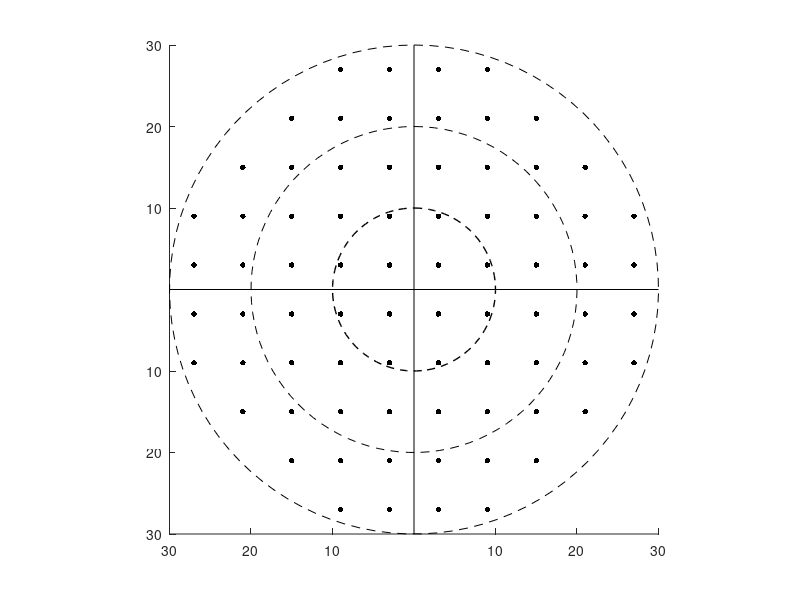
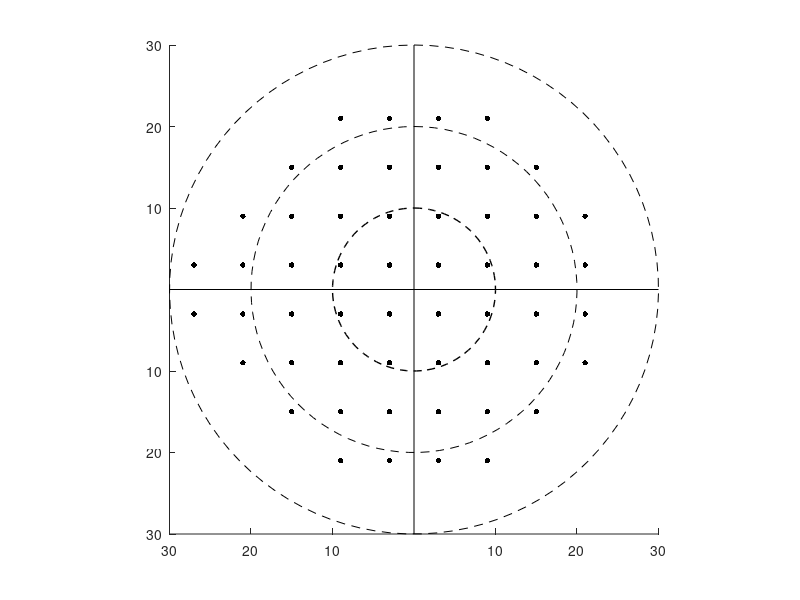
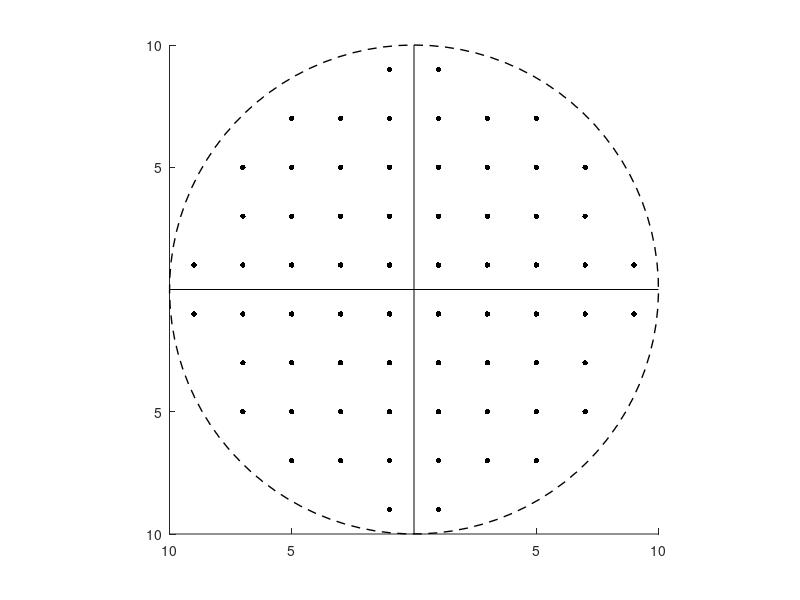
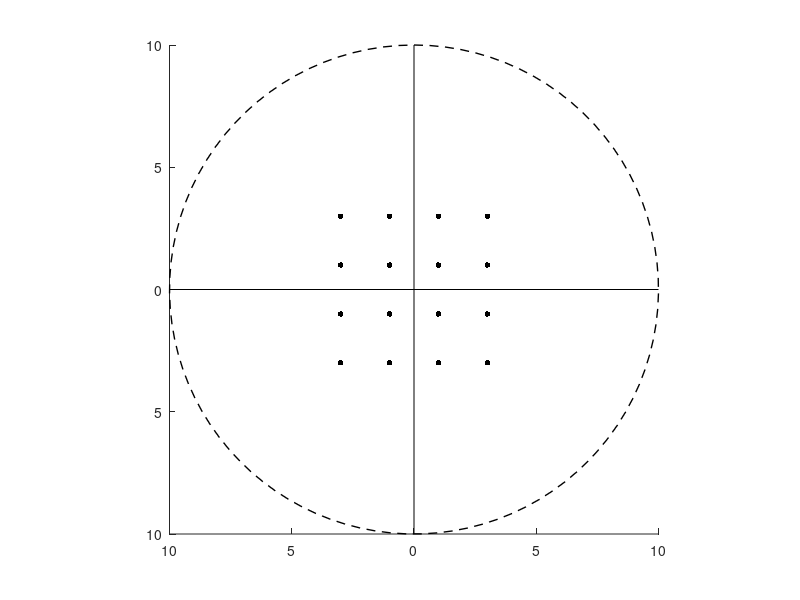

These figures' MATLAB source, in order:
function ThresholdTestPointPattern
%% 30-2
t = linspace(0,2*pi,100);

axes1 = axes('Parent',figure,'YTickLabel',{'30','20','10','10','20','30'},...
    'YTick',[-30 -20 -10  10 20 30],...
    'XTickLabel',{'30','20','10','10','20','30'},...
    'XTick',[-30 -20 -10  10 20 30],...
    'PlotBoxAspectRatio',[1 1 1]);
hold on;

cx = 0; cy = 0; % ??
r = [10,20,30];           % ??

% render Circles
h(1)=plot(r(1)*sin(t)+cx,r(1)*cos(t)+cy,'--k','LineWidth',1);
h(2)=plot(r(2)*sin(t)+cx,r(2)*cos(t)+cy,'--k');
h(3)=plot(r(3)*sin(t)+cx,r(3)*cos(t)+cy,'--k');

% Axis
h(4)= plot([0,0],[-30 30],'-k');
h(5)= plot([-30 30],[0,0],'-k');
% set(h(4),'LineWidth',2)
% set(h(5),'LineWidth',2)

%
X = -27:6:27;
Y = -27:6:27;
% add scatter 
for x = 1:length(X)
    switch x
        case {1,10}
            y =4:7;
        case {2,9}
            y =3:8;
        case {3,8}
            y =2:9;
        otherwise
            y = 1:10;
    end;
    
    
    for j = y
        scatter(X(x),Y(j),16,'k','filled')
    end;
end
axis square;
hold off;

%% 24-2
t = linspace(0,2*pi,100);

% Create axes
axes1 = axes('Parent',figure,'YTickLabel',{'30','20','10','10','20','30'},...
    'YTick',[-30 -20 -10  10 20 30],...
    'XTickLabel',{'30','20','10','10','20','30'},...
    'XTick',[-30 -20 -10  10 20 30],...
    'PlotBoxAspectRatio',[1 1 1]);
hold on;

cx = 0; cy = 0; % ??
r = [10,20,30];           % ??

% render Circles
h(1)=plot(r(1)*sin(t)+cx,r(1)*cos(t)+cy,'--k','LineWidth',1);
h(2)=plot(r(2)*sin(t)+cx,r(2)*cos(t)+cy,'--k');
h(3)=plot(r(3)*sin(t)+cx,r(3)*cos(t)+cy,'--k');

% Axis
h(4)= plot([0,0],[-30 30],'-k');
h(5)= plot([-30 30],[0,0],'-k');
% set(h(4),'LineWidth',2)
% set(h(5),'LineWidth',2)

X = -27:6:27;
Y = -27:6:27;
% add scatter 
for x = 1:9
    switch x
        case {1}
            y =5:6;
        case {2,9}
            y =4:7;
        case {3,8}
            y =3:8;
        otherwise
            y = 2:9;
    end;
    
    
    for j = y
        scatter(X(x),Y(j),16,'k','filled')
    end;
end
axis square;
hold off;

%% 10-2
t = linspace(0,2*pi,100);

% Create axes
axes1 = axes('Parent',figure,'YTickLabel',{'10','5','5','10'},...
    'YTick',[-10 -5  5 10],...
    'XTickLabel',{'10','5','5','10'},...
    'XTick',[-10 -5  5 10],...
    'PlotBoxAspectRatio',[1 1 1]);
hold on;

cx = 0; cy = 0; % ??
r = [10];           % ??

% render Circles
h(1)=plot(r(1)*sin(t)+cx,r(1)*cos(t)+cy,'--k','LineWidth',1);
% h(2)=plot(r(2)*sin(t)+cx,r(2)*cos(t)+cy,'--k');
% h(3)=plot(r(3)*sin(t)+cx,r(3)*cos(t)+cy,'--k');

% Axis
h(4)= plot([0,0],[-10 10],'-k');
h(5)= plot([-10 10],[0,0],'-k');
% set(h(4),'LineWidth',2)
% set(h(5),'LineWidth',2)

%

% add scatter 
X = -9:2:9;
Y = -9:2:9;
for x = 1:length(X)
    switch x
        case {1,10}
            y =5:6;
        case {2,9}
            y =3:8;
        case {3,4,7,8}
            y =2:9;
        otherwise
            y = 1:10;
    end;
    
    
    for j = y
        scatter(X(x),Y(j),16,'k','filled')
    end;
end
axis square;
hold off;
%% macular mode
t = linspace(0,2*pi,100);

% Create axes
axes1 = axes('Parent',figure,'YTickLabel',{'10','5','0','5','10'},...
    'YTick',[-10 -5 0 5 10],...
    'XTickLabel',{'10','5','0','5','10'},...
    'XTick',[-10 -5 0 5 10],...
    'PlotBoxAspectRatio',[1 1 1]);
hold on;

cx = 0; cy = 0; % ??
r = [10];           % ??

% render Circles
h(1)=plot(r(1)*sin(t)+cx,r(1)*cos(t)+cy,'--k','LineWidth',1);
% h(2)=plot(r(2)*sin(t)+cx,r(2)*cos(t)+cy,'--k');
% h(3)=plot(r(3)*sin(t)+cx,r(3)*cos(t)+cy,'--k');

% Axis
h(4)= plot([0,0],[-10 10],'-k');
h(5)= plot([-10 10],[0,0],'-k');
% set(h(4),'LineWidth',2)
% set(h(5),'LineWidth',2)

%

% add scatter 
X = -9:2:9;
Y = -9:2:9;
for x = 4:7
   y =4:7;
    for j = y
        scatter(X(x),Y(j),16,'k','filled')
    end;
end
axis square;
hold off;

%% 60-4
t = linspace(0,2*pi,100);

axes1 = axes('Parent',figure,'YTickLabel',{'60','50','40','30','30','40','50','60'},...
    'YTick',[-60 -50 -40 -30  30 40 50 60],...
    'XTickLabel',{'60','50','40','30','30','40','50','60'},...
    'XTick',[-60 -50 -40 -30 30 40 50 60],...
    'PlotBoxAspectRatio',[1 1 1]);
hold on;

cx = 0; cy = 0; % ??
r = [30,40,50,60];           % ??

% render Circles
h(1)=plot(r(1)*sin(t)+cx,r(1)*cos(t)+cy,'--k','LineWidth',1);
h(2)=plot(r(2)*sin(t)+cx,r(2)*cos(t)+cy,'--k');
h(3)=plot(r(3)*sin(t)+cx,r(3)*cos(t)+cy,'--k');
h(4)=plot(r(4)*sin(t)+cx,r(4)*cos(t)+cy,'--k');

% Axis
h(5)= plot([0,0],[-60 60],'-k');
h(6)= plot([-60 60],[0,0],'-k');
% set(h(4),'LineWidth',2)
% set(h(5),'LineWidth',2)

%
X = -27:6:27;
Y = -27:6:27;
%% add scatter 
for x = 1:length(X)
    switch x
        case {1,10}
            y =4:7;
        case {2,9}
            y =3:8;
        case {3,8}
            y =2:9;
        otherwise
            y = 1:10;
    end;
    
    
    for j = y
        scatter(X(x),Y(j),16,'k','filled')
    end;
end
axis square;
hold off;
